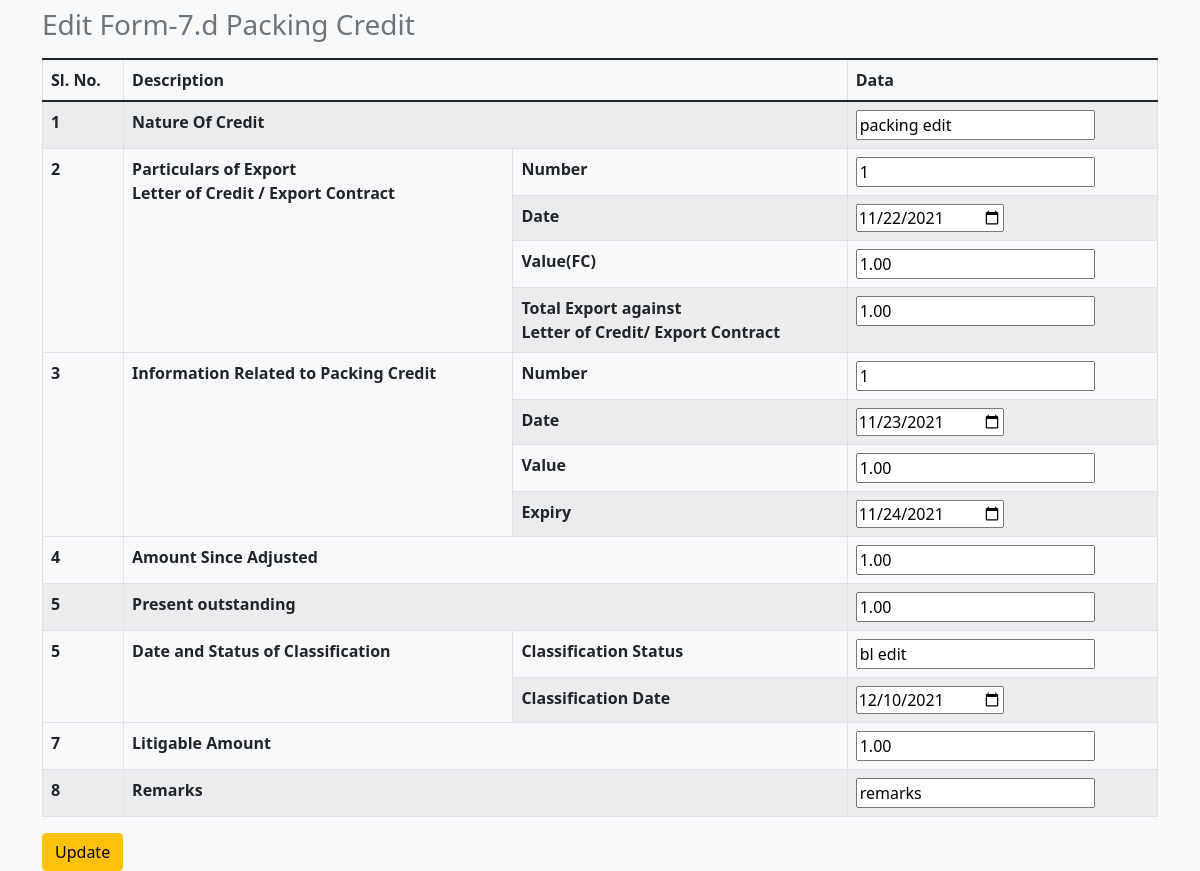
/index.php/welcome/table7d_update/2, run on the app's committed database.
### tables this page shows
CREATE TABLE `form7d` (
  `form7d_id` int(11) NOT NULL,
  `form7d_natureOfCredit` varchar(100) DEFAULT NULL,
  `form7d_lcOrEcNo` int(11) NOT NULL,
  `form7d_lcOrEcDate` date DEFAULT NULL,
  `form7d_lcOrEcValueFc` decimal(15,2) DEFAULT NULL,
  `form7d_totalExportLcOrEc` decimal(15,2) DEFAULT NULL,
  `form7d_pcNo` varchar(20) DEFAULT NULL,
  `form7d_pcDate` date DEFAULT NULL,
  `form7d_pcValue` decimal(15,2) DEFAULT NULL,
  `form7d_pcExpiry` date DEFAULT NULL,
  `form7d_amountSinceeAdjusted` decimal(15,2) DEFAULT NULL,
  `form7d_presentOutstanding` decimal(15,2) DEFAULT NULL,
  `form7d_classificationStatus` varchar(20) DEFAULT NULL,
  `form7d_classificationDate` date DEFAULT NULL,
  `form7d_litigableAmount` decimal(15,2) DEFAULT NULL,
  `form7d_remarks` varchar(100) DEFAULT NULL
);

### application/controllers/Welcome.php (called while the page is built, shortened)
<?php
class Welcome extends CI_Controller
{
	public function table7d_update($id)
	{
		if (isset($_POST['update7d'])) {
			$this->Model_7d->update_7d($id);
			$this->session->set_flashdata('message_name', 'This is my message-Data Updated Successfully');
			redirect("welcome/table7d", 'refresh');
		} else {
			$data['existingData'] = $this->Model_7d->get_data_by_id($id);
			$this->load->view('7d/Form-7d_update.php', $data);
		}
	}
}

### index.php (called while the page is built, shortened)
<?php
require_once BASEPATH.'core/CodeIgniter.php';

### application/models/model_7d.php (called while the page is built, shortened)
<?php defined('BASEPATH') or exit('No direct script access allowed');
class Model_7d extends CI_Model
{
    public function get_data_by_id($id)
    {
        $query = $this->db->get_where('form7d', array('form7d_id' => $id));
        $existingData = $query->result_array();
        return $existingData[0];
    }
}

### application/views/7d/Form-7d_update.php (the view, shortened to what this page needs)
<!DOCTYPE html>
<html lang="en">
<head>
    <link href="https://cdn.jsdelivr.net/npm/bootstrap@5.1.3/dist/css/bootstrap.min.css" rel="stylesheet">
</head>
<body class="container bg-light">
    <form action="<?php echo base_url(); ?>index.php/welcome/table7d_update/<?php echo $existingData['form7d_id']; ?>" method="post">
        <table class="table table-bordered table-striped caption-top">
            <caption>
                <h3> Edit Form-7.d Packing Credit</h3>
            </caption>
            <thead>
                <tr colspan="2">
                    <th>Sl. No.</th>
                    <th colspan="2">Description</th>
                    <th>Data</th>
                </tr>
            </thead>
            <tbody>
                <tr>
                    <th>1</th>
                    <th colspan="2">Nature Of Credit</th>
                    <td>
                        <input type="text" name="form7d_natureOfCredit" value="<?php echo $existingData['form7d_natureOfCredit']; ?>" id="form7d_natureOfCredit" />
                    </td>
                </tr>
                <tr>
                    <th rowspan="4">2</th>
                    <th rowspan="4">
                        Particulars of Export <br>Letter of Credit / Export Contract
                    </th>
                    <th>Number</th>
                    <td>
                        <input value="<?php echo $existingData['form7d_lcOrEcNo']; ?>" type="number" name="form7d_lcOrEcNo" id="form7d_lcOrEcNo" />
                    </td>
                </tr>
                <tr>
                    <th>Date</th>
                    <td>
                        <input value="<?php echo $existingData['form7d_lcOrEcDate']; ?>" type="date" name="form7d_lcOrEcDate" id="form7d_lcOrEcDate" />
                    </td>
                </tr>
                <tr>
                    <th>Value(FC)</th>
                    <td>
                        <input value="<?php echo $existingData['form7d_lcOrEcValueFc']; ?>" type="text" name="form7d_lcOrEcValueFc" id="form7d_lcOrEcValueFc" />
                    </td>
                </tr>
                <tr>
                    <th>Total Export against <br>Letter of Credit/ Export Contract</th>
                    <td>
                        <input value="<?php echo $existingData['form7d_totalExportLcOrEc']; ?>" type="text" name="form7d_totalExportLcOrEc" id="form7d_totalExportLcOrEc" />
                    </td>
                </tr>
                <tr>
                    <th rowspan="4">3</th>
                    <th rowspan="4">Information Related to Packing Credit</th>
                    <th>Number</th>
                    <td>
                        <input value="<?php echo $existingData['form7d_pcNo']; ?>" type="text" name="form7d_pcNo" id="form7d_pcNo" />
                    </td>
                </tr>
                <tr>
                    <th>Date</th>
                    <td>
                        <input value="<?php echo $existingData['form7d_pcDate']; ?>" type="date" name="form7d_pcDate" id="form7d_pcDate" />
                    </td>
                </tr>
                <tr>
                    <th>Value</th>
                    <td>
                        <input value="<?php echo $existingData['form7d_pcValue']; ?>" type="text" name="form7d_pcValue" id="form7d_pcValue" />
                    </td>
                </tr>
                <tr>
                    <th>Expiry</th>
                    <td>
                        <input value="<?php echo $existingData['form7d_pcExpiry']; ?>" type="date" name="form7d_pcExpiry" id="form7d_pcExpiry" />
                    </td>
                </tr>
                <tr>
                    <th>4</th>
                    <th colspan="2">Amount Since Adjusted</th>
                    <td>
                        <input value="<?php echo $existingData['form7d_amountSinceeAdjusted']; ?>" type="text" name="form7d_amountSinceeAdjusted" id="form7d_amountSinceeAdjusted" />
                    </td>
                </tr>
                <tr>
                    <th>5</th>
                    <th colspan="2">Present outstanding</th>
                    <td>
                        <input value="<?php echo $existingData['form7d_presentOutstanding']; ?>" type="text" name="form7d_presentOutstanding" id="form7d_presentOutstanding" />
                    </td>
                </tr>
                <tr>
                    <th rowspan="2">5</th>
                    <th rowspan="2">Date and Status of Classification</th>
                    <th>Classification Status</th>
                    <td>
                        <input value="<?php echo $existingData['form7d_classificationStatus']; ?>" type="text" name="form7d_classificationStatus" id="form7d_classificationStatus" />
                    </td>
                </tr>
                <tr>
                    <th>Classification Date</th>
                    <td>
                        <input value="<?php echo $existingData['form7d_classificationDate']; ?>" type="date" name="form7d_classificationDate" id="form7d_classificationDate" />
                    </td>
                </tr>
                <tr>
                    <th>7</th>
                    <th colspan="2">Litigable Amount</th>
                    <td>
                        <input value="<?php echo $existingData['form7d_litigableAmount']; ?>" type="text" name="form7d_litigableAmount" id="form7d_litigableAmount" />
                    </td>
                </tr>
                <tr>
                    <th>8</th>
                    <th colspan="2">Remarks</th>
                    <td>
                        <input value="<?php echo $existingData['form7d_remarks']; ?>" type="text" name="form7d_remarks" id="form7d_remarks" />
                    </td>
                </tr>
            </tbody>
        </table>
        <input type="submit" name="update7d" value="Update" class="btn btn-warning btn-block" />
    </form>
</body>
</html>

### data on the page
form7d: form7d_natureOfCredit "packing edit", form7d_lcOrEcNo "1", form7d_lcOrEcDate "11/22/2021", form7d_lcOrEcValueFc "1.00", form7d_totalExportLcOrEc "1.00", form7d_pcNo "1", form7d_pcDate "11/23/2021", form7d_pcValue "1.00", form7d_pcExpiry "11/24/2021", form7d_amountSinceeAdjusted "1.00", form7d_presentOutstanding "1.00", form7d_classificationStatus "bl edit", form7d_classificationDate "12/10/2021", form7d_litigableAmount "1.00", form7d_remarks "remarks"
